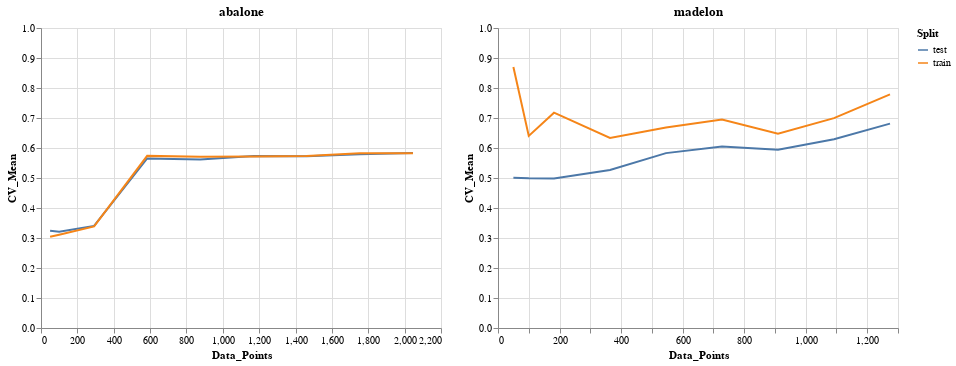
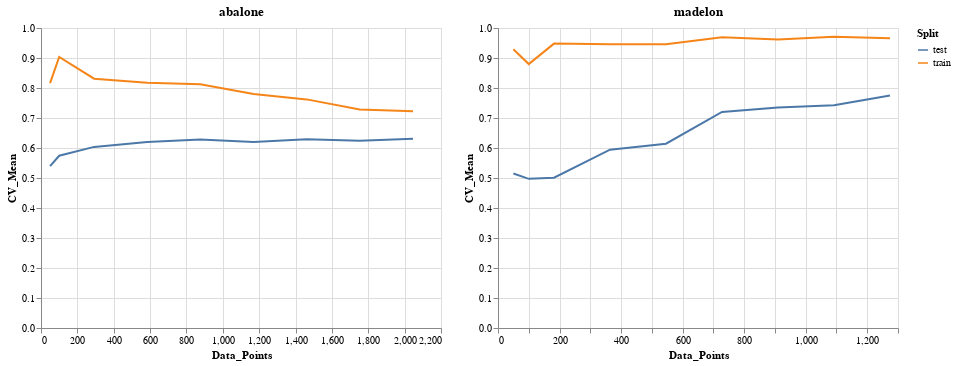

Here is the notebook cell these charts were saved with, in order:
### Code cell
for algorithm in learners:
    learning_curve_plots = []
    for dataset in sets:
        analysis_plotter = AlgorithmResults(results_fpath=RESULTS_PATH, 
                               dataset=dataset,
                               algorithm=algorithm,
                              iterative=iterative_status_df[algorithm])
        learning_curve_plots.append(analysis_plotter.plot_learning_curve.properties(
    title=f'{dataset}'))
    one, two = learning_curve_plots
    print(algorithm)
    display(one | two)

### Figure 1 — Vega-Lite specification as saved in the notebook (floating-point values rounded to 4 significant figures)
{"$schema": "https://vega.github.io/schema/vega-lite/v2.6.0.json", "config": {"background": "white", "view": {"height": 300, "width": 400}}, "datasets": {"data-10d96fbc091deb75cdff916f81b2cab6": [{"Algorithm": "ANN", "CV_1": 0.3169, "CV_2": 0.3234, "CV_3": 0.3231, "CV_4": 0.3275, "CV_5": 0.3293, "CV_Mean": 0.324, "Data_Points": 50, "Dataset": "abalone", "Split": "test"}, {"Algorithm": "ANN", "CV_1": 0.3169, "CV_2": 0.316, "CV_3": 0.3264, "CV_4": 0.3291, "CV_5": 0.3165, "CV_Mean": 0.321, "Data_Points": 100, "Dataset": "abalone", "Split": "test"}, {"Algorithm": "ANN", "CV_1": 0.3145, "CV_2": 0.3337, "CV_3": 0.3497, "CV_4": 0.3553, "CV_5": 0.3478, "CV_Mean": 0.3402, "Data_Points": 292, "Dataset": "abalone", "Split": "test"}, {"Algorithm": "ANN", "CV_1": 0.5801, "CV_2": 0.5224, "CV_3": 0.5633, "CV_4": 0.5962, "CV_5": 0.5644, "CV_Mean": 0.5653, "Data_Points": 584, "Dataset": "abalone", "Split": "test"}, {"Algorithm": "ANN", "CV_1": 0.5799, "CV_2": 0.5465, "CV_3": 0.5584, "CV_4": 0.5691, "CV_5": 0.5528, "CV_Mean": 0.5614, "Data_Points": 876, "Dataset": "abalone", "Split": "test"}, {"Algorithm": "ANN", "CV_1": 0.5753, "CV_2": 0.5551, "CV_3": 0.5685, "CV_4": 0.5995, "CV_5": 0.5669, "CV_Mean": 0.5731, "Data_Points": 1169, "Dataset": "abalone", "Split": "test"}, {"Algorithm": "ANN", "CV_1": 0.5727, "CV_2": 0.5533, "CV_3": 0.5539, "CV_4": 0.5981, "CV_5": 0.5844, "CV_Mean": 0.5725, "Data_Points": 1461, "Dataset": "abalone", "Split": "test"}, {"Algorithm": "ANN", "CV_1": 0.5887, "CV_2": 0.5588, "CV_3": 0.557, "CV_4": 0.5964, "CV_5": 0.5954, "CV_Mean": 0.5793, "Data_Points": 1753, "Dataset": "abalone", "Split": "test"}, {"Algorithm": "ANN", "CV_1": 0.6181, "CV_2": 0.5768, "CV_3": 0.5892, "CV_4": 0.578, "CV_5": 0.5558, "CV_Mean": 0.5836, "Data_Points": 2046, "Dataset": "abalone", "Split": "test"}, {"Algorithm": "ANN", "CV_1": 0.3077, "CV_2": 0.303, "CV_3": 0.303, "CV_4": 0.303, "CV_5": 0.303, "CV_Mean": 0.304, "Data_Points": 50, "Dataset": "abalone", "Split": "train"}, {"Algorithm": "ANN", "CV_1": 0.3143, "CV_2": 0.3103, "CV_3": 0.3103, "CV_4": 0.3103, "CV_5": 0.3103, "CV_Mean": 0.3111, "Data_Points": 100, "Dataset": "abalone", "Split": "train"}, {"Algorithm": "ANN", "CV_1": 0.3223, "CV_2": 0.3425, "CV_3": 0.3425, "CV_4": 0.3425, "CV_5": 0.3425, "CV_Mean": 0.3385, "Data_Points": 292, "Dataset": "abalone", "Split": "train"}, {"Algorithm": "ANN", "CV_1": 0.587, "CV_2": 0.5316, "CV_3": 0.5834, "CV_4": 0.5834, "CV_5": 0.5834, "CV_Mean": 0.5737, "Data_Points": 584, "Dataset": "abalone", "Split": "train"}, {"Algorithm": "ANN", "CV_1": 0.591, "CV_2": 0.5704, "CV_3": 0.5646, "CV_4": 0.5646, "CV_5": 0.5646, "CV_Mean": 0.571, "Data_Points": 876, "Dataset": "abalone", "Split": "train"}, {"Algorithm": "ANN", "CV_1": 0.5584, "CV_2": 0.563, "CV_3": 0.5735, "CV_4": 0.5823, "CV_5": 0.5823, "CV_Mean": 0.5719, "Data_Points": 1169, "Dataset": "abalone", "Split": "train"}, {"Algorithm": "ANN", "CV_1": 0.5629, "CV_2": 0.5642, "CV_3": 0.5755, "CV_4": 0.5821, "CV_5": 0.5821, "CV_Mean": 0.5733, "Data_Points": 1461, "Dataset": "abalone", "Split": "train"}, {"Algorithm": "ANN", "CV_1": 0.5912, "CV_2": 0.5704, "CV_3": 0.5732, "CV_4": 0.5649, "CV_5": 0.6113, "CV_Mean": 0.5822, "Data_Points": 1753, "Dataset": "abalone", "Split": "train"}, {"Algorithm": "ANN", "CV_1": 0.6134, "CV_2": 0.5771, "CV_3": 0.5935, "CV_4": 0.5622, "CV_5": 0.5659, "CV_Mean": 0.5824, "Data_Points": 2046, "Dataset": "abalone", "Split": "train"}], "data-827bff4890bc11d7ccc722952e468784": [{"Algorithm": "ANN", "CV_1": 0.4918, "CV_2": 0.5165, "CV_3": 0.4863, "CV_4": 0.5165, "CV_5": 0.4918, "CV_Mean": 0.5005, "Data_Points": 50, "Dataset": "madelon", "Split": "test"}, {"Algorithm": "ANN", "CV_1": 0.4835, "CV_2": 0.4753, "CV_3": 0.4918, "CV_4": 0.5357, "CV_5": 0.5082, "CV_Mean": 0.4989, "Data_Points": 100, "Dataset": "madelon", "Split": "test"}, {"Algorithm": "ANN", "CV_1": 0.4698, "CV_2": 0.5165, "CV_3": 0.5, "CV_4": 0.5165, "CV_5": 0.489, "CV_Mean": 0.4984, "Data_Points": 182, "Dataset": "madelon", "Split": "test"}, {"Algorithm": "ANN", "CV_1": 0.4808, "CV_2": 0.4945, "CV_3": 0.5742, "CV_4": 0.5357, "CV_5": 0.5495, "CV_Mean": 0.5269, "Data_Points": 364, "Dataset": "madelon", "Split": "test"}, {"Algorithm": "ANN", "CV_1": 0.5742, "CV_2": 0.4945, "CV_3": 0.6374, "CV_4": 0.5934, "CV_5": 0.6154, "CV_Mean": 0.583, "Data_Points": 546, "Dataset": "madelon", "Split": "test"}, {"Algorithm": "ANN", "CV_1": 0.5769, "CV_2": 0.6044, "CV_3": 0.6676, "CV_4": 0.5714, "CV_5": 0.6044, "CV_Mean": 0.6049, "Data_Points": 728, "Dataset": "madelon", "Split": "test"}, {"Algorithm": "ANN", "CV_1": 0.5659, "CV_2": 0.6016, "CV_3": 0.6374, "CV_4": 0.5687, "CV_5": 0.5989, "CV_Mean": 0.5945, "Data_Points": 910, "Dataset": "madelon", "Split": "test"}, {"Algorithm": "ANN", "CV_1": 0.6731, "CV_2": 0.6648, "CV_3": 0.5934, "CV_4": 0.5769, "CV_5": 0.6374, "CV_Mean": 0.6291, "Data_Points": 1092, "Dataset": "madelon", "Split": "test"}, {"Algorithm": "ANN", "CV_1": 0.6731, "CV_2": 0.6538, "CV_3": 0.6401, "CV_4": 0.717, "CV_5": 0.7225, "CV_Mean": 0.6813, "Data_Points": 1274, "Dataset": "madelon", "Split": "test"}, {"Algorithm": "ANN", "CV_1": 0.5833, "CV_2": 0.9417, "CV_3": 0.9417, "CV_4": 0.9417, "CV_5": 0.9417, "CV_Mean": 0.87, "Data_Points": 50, "Dataset": "madelon", "Split": "train"}, {"Algorithm": "ANN", "CV_1": 0.651, "CV_2": 0.6378, "CV_3": 0.6378, "CV_4": 0.6378, "CV_5": 0.6378, "CV_Mean": 0.6404, "Data_Points": 100, "Dataset": "madelon", "Split": "train"}, {"Algorithm": "ANN", "CV_1": 0.7628, "CV_2": 0.7065, "CV_3": 0.7065, "CV_4": 0.7065, "CV_5": 0.7065, "CV_Mean": 0.7178, "Data_Points": 182, "Dataset": "madelon", "Split": "train"}, {"Algorithm": "ANN", "CV_1": 0.6072, "CV_2": 0.5412, "CV_3": 0.6727, "CV_4": 0.6727, "CV_5": 0.6727, "CV_Mean": 0.6333, "Data_Points": 364, "Dataset": "madelon", "Split": "train"}, {"Algorithm": "ANN", "CV_1": 0.6317, "CV_2": 0.5555, "CV_3": 0.7186, "CV_4": 0.7186, "CV_5": 0.7186, "CV_Mean": 0.6686, "Data_Points": 546, "Dataset": "madelon", "Split": "train"}, {"Algorithm": "ANN", "CV_1": 0.589, "CV_2": 0.7017, "CV_3": 0.7239, "CV_4": 0.7303, "CV_5": 0.7303, "CV_Mean": 0.695, "Data_Points": 728, "Dataset": "madelon", "Split": "train"}, {"Algorithm": "ANN", "CV_1": 0.5781, "CV_2": 0.6557, "CV_3": 0.6819, "CV_4": 0.6611, "CV_5": 0.6611, "CV_Mean": 0.6476, "Data_Points": 910, "Dataset": "madelon", "Split": "train"}, {"Algorithm": "ANN", "CV_1": 0.7675, "CV_2": 0.7181, "CV_3": 0.6756, "CV_4": 0.6804, "CV_5": 0.6557, "CV_Mean": 0.6994, "Data_Points": 1092, "Dataset": "madelon", "Split": "train"}, {"Algorithm": "ANN", "CV_1": 0.7869, "CV_2": 0.677, "CV_3": 0.7367, "CV_4": 0.8591, "CV_5": 0.8343, "CV_Mean": 0.7788, "Data_Points": 1274, "Dataset": "madelon", "Split": "train"}]}, "hconcat": [{"data": {"name": "data-10d96fbc091deb75cdff916f81b2cab6"}, "encoding": {"color": {"field": "Split", "type": "nominal"}, "x": {"field": "Data_Points", "type": "quantitative"}, "y": {"field": "CV_Mean", "scale": {"domain": [0, 1]}, "type": "quantitative"}}, "mark": "line", "title": "abalone"}, {"data": {"name": "data-827bff4890bc11d7ccc722952e468784"}, "encoding": {"color": {"field": "Split", "type": "nominal"}, "x": {"field": "Data_Points", "type": "quantitative"}, "y": {"field": "CV_Mean", "scale": {"domain": [0, 1]}, "type": "quantitative"}}, "mark": "line", "title": "madelon"}]}

### Figure 2 — Vega-Lite specification as saved in the notebook (floating-point values rounded to 4 significant figures)
{"$schema": "https://vega.github.io/schema/vega-lite/v2.6.0.json", "config": {"background": "white", "view": {"height": 300, "width": 400}}, "datasets": {"data-479015877588d6142c5a5c2efd0ef9ee": [{"Algorithm": "Boost", "CV_1": 0.568, "CV_2": 0.5613, "CV_3": 0.5091, "CV_4": 0.5211, "CV_5": 0.5377, "CV_Mean": 0.5395, "Data_Points": 50, "Dataset": "abalone", "Split": "test"}, {"Algorithm": "Boost", "CV_1": 0.5813, "CV_2": 0.5862, "CV_3": 0.5785, "CV_4": 0.5629, "CV_5": 0.5624, "CV_Mean": 0.5742, "Data_Points": 100, "Dataset": "abalone", "Split": "test"}, {"Algorithm": "Boost", "CV_1": 0.6376, "CV_2": 0.639, "CV_3": 0.5739, "CV_4": 0.5907, "CV_5": 0.5773, "CV_Mean": 0.6037, "Data_Points": 292, "Dataset": "abalone", "Split": "test"}, {"Algorithm": "Boost", "CV_1": 0.6257, "CV_2": 0.658, "CV_3": 0.5944, "CV_4": 0.6137, "CV_5": 0.6087, "CV_Mean": 0.6201, "Data_Points": 584, "Dataset": "abalone", "Split": "test"}, {"Algorithm": "Boost", "CV_1": 0.6392, "CV_2": 0.6592, "CV_3": 0.6228, "CV_4": 0.605, "CV_5": 0.6157, "CV_Mean": 0.6284, "Data_Points": 876, "Dataset": "abalone", "Split": "test"}, {"Algorithm": "Boost", "CV_1": 0.6595, "CV_2": 0.6097, "CV_3": 0.6072, "CV_4": 0.6458, "CV_5": 0.5763, "CV_Mean": 0.6197, "Data_Points": 1169, "Dataset": "abalone", "Split": "test"}, {"Algorithm": "Boost", "CV_1": 0.6537, "CV_2": 0.6431, "CV_3": 0.6114, "CV_4": 0.6367, "CV_5": 0.6022, "CV_Mean": 0.6294, "Data_Points": 1461, "Dataset": "abalone", "Split": "test"}, {"Algorithm": "Boost", "CV_1": 0.6308, "CV_2": 0.65, "CV_3": 0.6003, "CV_4": 0.6397, "CV_5": 0.5998, "CV_Mean": 0.6241, "Data_Points": 1753, "Dataset": "abalone", "Split": "test"}, {"Algorithm": "Boost", "CV_1": 0.6548, "CV_2": 0.6471, "CV_3": 0.6209, "CV_4": 0.6226, "CV_5": 0.6098, "CV_Mean": 0.6311, "Data_Points": 2046, "Dataset": "abalone", "Split": "test"}, {"Algorithm": "Boost", "CV_1": 0.7927, "CV_2": 0.8222, "CV_3": 0.8222, "CV_4": 0.8222, "CV_5": 0.8222, "CV_Mean": 0.8163, "Data_Points": 50, "Dataset": "abalone", "Split": "train"}, {"Algorithm": "Boost", "CV_1": 0.857, "CV_2": 0.9149, "CV_3": 0.9149, "CV_4": 0.9149, "CV_5": 0.9149, "CV_Mean": 0.9034, "Data_Points": 100, "Dataset": "abalone", "Split": "train"}, {"Algorithm": "Boost", "CV_1": 0.8828, "CV_2": 0.8182, "CV_3": 0.8182, "CV_4": 0.8182, "CV_5": 0.8182, "CV_Mean": 0.8311, "Data_Points": 292, "Dataset": "abalone", "Split": "train"}, {"Algorithm": "Boost", "CV_1": 0.8209, "CV_2": 0.8116, "CV_3": 0.8186, "CV_4": 0.8186, "CV_5": 0.8186, "CV_Mean": 0.8177, "Data_Points": 584, "Dataset": "abalone", "Split": "train"}, {"Algorithm": "Boost", "CV_1": 0.7792, "CV_2": 0.7714, "CV_3": 0.8372, "CV_4": 0.8372, "CV_5": 0.8372, "CV_Mean": 0.8124, "Data_Points": 876, "Dataset": "abalone", "Split": "train"}, {"Algorithm": "Boost", "CV_1": 0.7661, "CV_2": 0.77, "CV_3": 0.7946, "CV_4": 0.784, "CV_5": 0.784, "CV_Mean": 0.7797, "Data_Points": 1169, "Dataset": "abalone", "Split": "train"}, {"Algorithm": "Boost", "CV_1": 0.7409, "CV_2": 0.7635, "CV_3": 0.7568, "CV_4": 0.7745, "CV_5": 0.7745, "CV_Mean": 0.7621, "Data_Points": 1461, "Dataset": "abalone", "Split": "train"}, {"Algorithm": "Boost", "CV_1": 0.7213, "CV_2": 0.7446, "CV_3": 0.7478, "CV_4": 0.7282, "CV_5": 0.7018, "CV_Mean": 0.7287, "Data_Points": 1753, "Dataset": "abalone", "Split": "train"}, {"Algorithm": "Boost", "CV_1": 0.7152, "CV_2": 0.7277, "CV_3": 0.7369, "CV_4": 0.7099, "CV_5": 0.723, "CV_Mean": 0.7226, "Data_Points": 2046, "Dataset": "abalone", "Split": "train"}], "data-a36433d75ded6bacc640e911d8b8f49f": [{"Algorithm": "Boost", "CV_1": 0.522, "CV_2": 0.533, "CV_3": 0.5082, "CV_4": 0.4918, "CV_5": 0.5192, "CV_Mean": 0.5148, "Data_Points": 50, "Dataset": "madelon", "Split": "test"}, {"Algorithm": "Boost", "CV_1": 0.4973, "CV_2": 0.522, "CV_3": 0.5027, "CV_4": 0.4725, "CV_5": 0.4918, "CV_Mean": 0.4973, "Data_Points": 100, "Dataset": "madelon", "Split": "test"}, {"Algorithm": "Boost", "CV_1": 0.5385, "CV_2": 0.4725, "CV_3": 0.4835, "CV_4": 0.5165, "CV_5": 0.4945, "CV_Mean": 0.5011, "Data_Points": 182, "Dataset": "madelon", "Split": "test"}, {"Algorithm": "Boost", "CV_1": 0.5357, "CV_2": 0.6374, "CV_3": 0.6016, "CV_4": 0.5577, "CV_5": 0.6401, "CV_Mean": 0.5945, "Data_Points": 364, "Dataset": "madelon", "Split": "test"}, {"Algorithm": "Boost", "CV_1": 0.6319, "CV_2": 0.6264, "CV_3": 0.6319, "CV_4": 0.5879, "CV_5": 0.5934, "CV_Mean": 0.6143, "Data_Points": 546, "Dataset": "madelon", "Split": "test"}, {"Algorithm": "Boost", "CV_1": 0.7005, "CV_2": 0.7555, "CV_3": 0.7582, "CV_4": 0.7005, "CV_5": 0.6868, "CV_Mean": 0.7203, "Data_Points": 728, "Dataset": "madelon", "Split": "test"}, {"Algorithm": "Boost", "CV_1": 0.772, "CV_2": 0.6731, "CV_3": 0.7418, "CV_4": 0.7582, "CV_5": 0.7308, "CV_Mean": 0.7352, "Data_Points": 910, "Dataset": "madelon", "Split": "test"}, {"Algorithm": "Boost", "CV_1": 0.761, "CV_2": 0.7418, "CV_3": 0.7582, "CV_4": 0.6923, "CV_5": 0.7582, "CV_Mean": 0.7423, "Data_Points": 1092, "Dataset": "madelon", "Split": "test"}, {"Algorithm": "Boost", "CV_1": 0.8269, "CV_2": 0.7747, "CV_3": 0.7857, "CV_4": 0.6841, "CV_5": 0.8022, "CV_Mean": 0.7747, "Data_Points": 1274, "Dataset": "madelon", "Split": "test"}, {"Algorithm": "Boost", "CV_1": 0.9132, "CV_2": 0.9333, "CV_3": 0.9333, "CV_4": 0.9333, "CV_5": 0.9333, "CV_Mean": 0.9293, "Data_Points": 50, "Dataset": "madelon", "Split": "train"}, {"Algorithm": "Boost", "CV_1": 0.9179, "CV_2": 0.8702, "CV_3": 0.8702, "CV_4": 0.8702, "CV_5": 0.8702, "CV_Mean": 0.8797, "Data_Points": 100, "Dataset": "madelon", "Split": "train"}, {"Algorithm": "Boost", "CV_1": 0.9148, "CV_2": 0.9563, "CV_3": 0.9563, "CV_4": 0.9563, "CV_5": 0.9563, "CV_Mean": 0.948, "Data_Points": 182, "Dataset": "madelon", "Split": "train"}, {"Algorithm": "Boost", "CV_1": 0.9397, "CV_2": 0.9478, "CV_3": 0.9474, "CV_4": 0.9474, "CV_5": 0.9474, "CV_Mean": 0.9459, "Data_Points": 364, "Dataset": "madelon", "Split": "train"}, {"Algorithm": "Boost", "CV_1": 0.9559, "CV_2": 0.9433, "CV_3": 0.9428, "CV_4": 0.9428, "CV_5": 0.9428, "CV_Mean": 0.9455, "Data_Points": 546, "Dataset": "madelon", "Split": "train"}, {"Algorithm": "Boost", "CV_1": 0.9602, "CV_2": 0.9698, "CV_3": 0.9698, "CV_4": 0.9725, "CV_5": 0.9725, "CV_Mean": 0.9689, "Data_Points": 728, "Dataset": "madelon", "Split": "train"}, {"Algorithm": "Boost", "CV_1": 0.9681, "CV_2": 0.9451, "CV_3": 0.9637, "CV_4": 0.9649, "CV_5": 0.9649, "CV_Mean": 0.9613, "Data_Points": 910, "Dataset": "madelon", "Split": "train"}, {"Algorithm": "Boost", "CV_1": 0.9652, "CV_2": 0.968, "CV_3": 0.9734, "CV_4": 0.9762, "CV_5": 0.9725, "CV_Mean": 0.9711, "Data_Points": 1092, "Dataset": "madelon", "Split": "train"}, {"Algorithm": "Boost", "CV_1": 0.9661, "CV_2": 0.963, "CV_3": 0.9599, "CV_4": 0.9646, "CV_5": 0.9749, "CV_Mean": 0.9657, "Data_Points": 1274, "Dataset": "madelon", "Split": "train"}]}, "hconcat": [{"data": {"name": "data-479015877588d6142c5a5c2efd0ef9ee"}, "encoding": {"color": {"field": "Split", "type": "nominal"}, "x": {"field": "Data_Points", "type": "quantitative"}, "y": {"field": "CV_Mean", "scale": {"domain": [0, 1]}, "type": "quantitative"}}, "mark": "line", "title": "abalone"}, {"data": {"name": "data-a36433d75ded6bacc640e911d8b8f49f"}, "encoding": {"color": {"field": "Split", "type": "nominal"}, "x": {"field": "Data_Points", "type": "quantitative"}, "y": {"field": "CV_Mean", "scale": {"domain": [0, 1]}, "type": "quantitative"}}, "mark": "line", "title": "madelon"}]}
